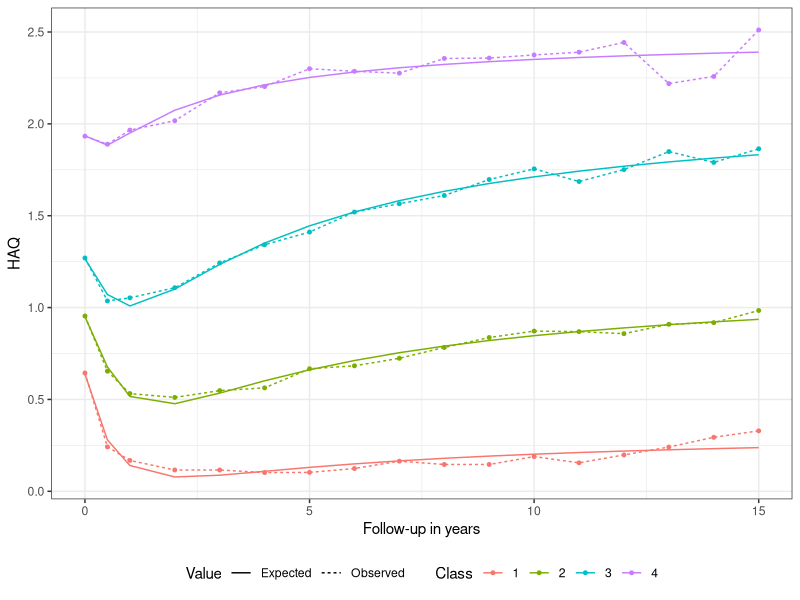

The R script that drew this image: (Note: this script raises an error after producing the figure.)
rm(list = ls())
library("ggplot2")
library("data.table")
theme_set(theme_bw())

# NORTON (2014) LATENT CLASS GROWTH MODEL (LCGM) ------------------------------
# predicted HAQ
haq <- data.table(read.table("haqpred-norton-2014.dat"))
setnames(haq, colnames(haq),
         c("time", "c3_obs", "c3_exp", "c1_obs", "c1_exp", 
           "c4_obs", "c4_exp", "c2_obs", "c2_exp"))
haq[, time := c(0, .5, seq(1, 15))]
haq[, xt := 1 - (1/(time + 1))]
c1.lm <- lm(c1_obs ~ xt + I(xt^2) + I(xt^3), data = haq)
c2.lm <-  lm(c2_obs ~ xt + I(xt^2) + I(xt^3), data = haq)
c3.lm <-  lm(c3_obs ~ xt + I(xt^2) + I(xt^3), data = haq)
c4.lm <-  lm(c4_obs ~ xt + I(xt^2) + I(xt^3), data = haq)
haq[, c1_lmexp := c(predict(c1.lm))]
haq[, c2_lmexp := c(predict(c2.lm))]
haq[, c3_lmexp := c(predict(c3.lm))]
haq[, c4_lmexp := c(predict(c4.lm))]
p.dat <- melt(haq[, .(time, c1_obs, c2_obs, c3_obs, c4_obs, c1_lmexp, c2_lmexp,
                      c3_lmexp, c4_lmexp)], id.vars = "time")
p.dat[, class := ifelse(variable %in% c("c1_obs", "c1_lmexp"), 1, NA)]
p.dat[, class := ifelse(variable %in% c("c2_obs", "c2_lmexp"), 2, class)]
p.dat[, class := ifelse(variable %in% c("c3_obs", "c3_lmexp"), 3, class)]
p.dat[, class := ifelse(variable %in% c("c4_obs", "c4_lmexp"), 4, class)]
p.dat[, type := ifelse(grepl("lmexp", variable) == TRUE, "Expected", "Observed")]
p <- ggplot(p.dat, aes(x = time, y = value, linetype = factor(type), col = factor(class))) + 
  geom_line() +
  geom_point(data = p.dat[ type == "Observed"], aes(x = time, y = value), size = 1) +
  xlab("Follow-up in years") + ylab("HAQ") + scale_linetype_discrete("Value") +
  scale_color_discrete("Class") +
  theme(legend.position = "bottom")
ggsave("figs/haq-lcgm-obsexp.pdf", p, height = 5, width = 7)

# latent class probabilities
# note that standard errors are taken from the Norton (2014) supplement
coefs <- fread("coef-norton-2014.csv")
beta1 <- coef(c1.lm)
beta1.se <- c(.058, .074, .027, .003)
beta2 <- coef(c2.lm)
beta2.se <- c(.058, .020, .002, .064)
beta3 <- coef(c3.lm)
beta3.se <- c(.064, .056, .021, .002)
beta4 <- coef(c4.lm)
beta4.se <- c(.063, .073, .027, .003)
beta.var <- paste0(c("intercept_", "linear_", "quadratic_", "cubic_"), rep(seq(1,4), each = 4))
beta.parameter <- rep(c("beta1", "beta2", "beta3", "beta4"), each = 4)
beta.dt <- data.table(var = beta.var, data = "eras", parameter = beta.parameter, 
                      est = c(beta1, beta2, beta3, beta4),
                      se = c(beta1.se, beta2.se, beta3.se, beta4.se))
coefs <- rbind(beta.dt, coefs)

# save
haq.lcgm.pars <- list(coef = coefs, vcov = diag(coefs$se^2))
save(haq.lcgm.pars, 
     file = "../data/haq-lcgm-pars.rda", compress = "bzip2")
